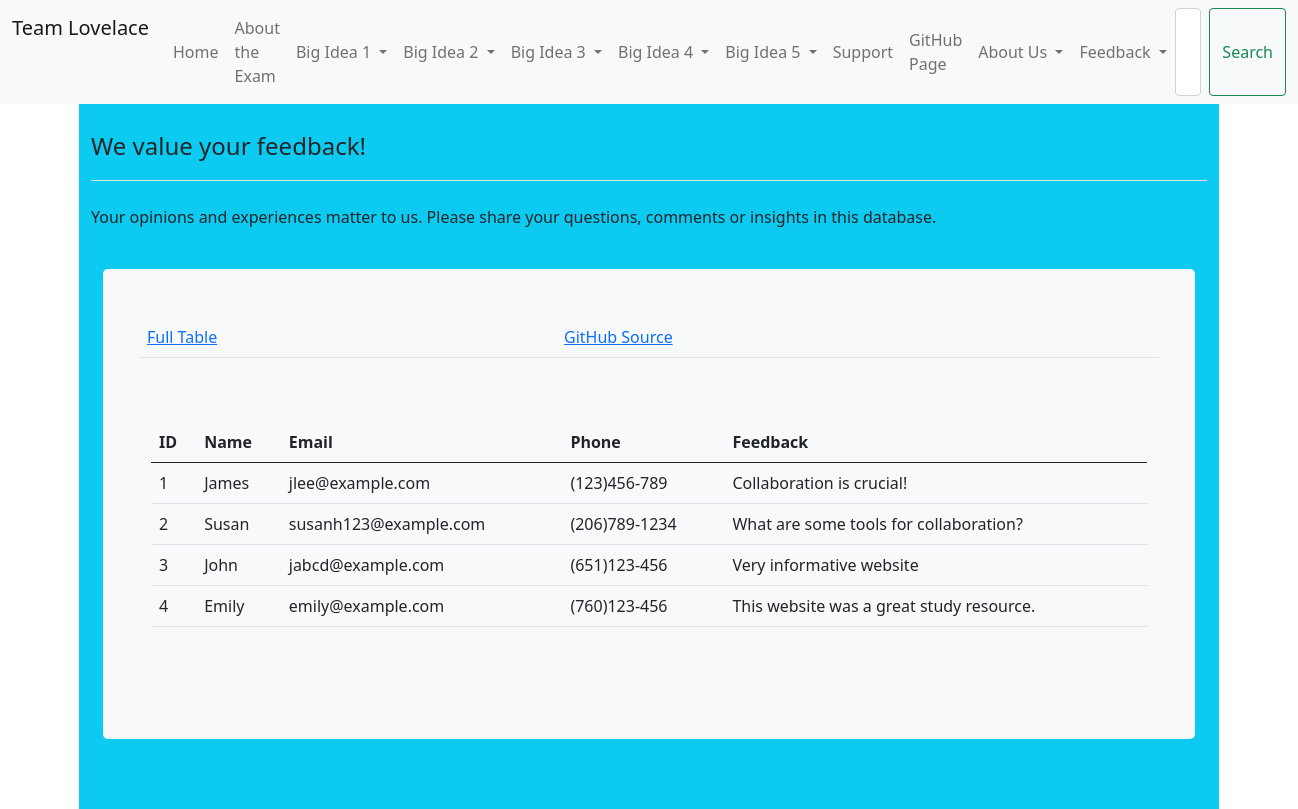
Page /crud/ (upper part) on the earlier database version.
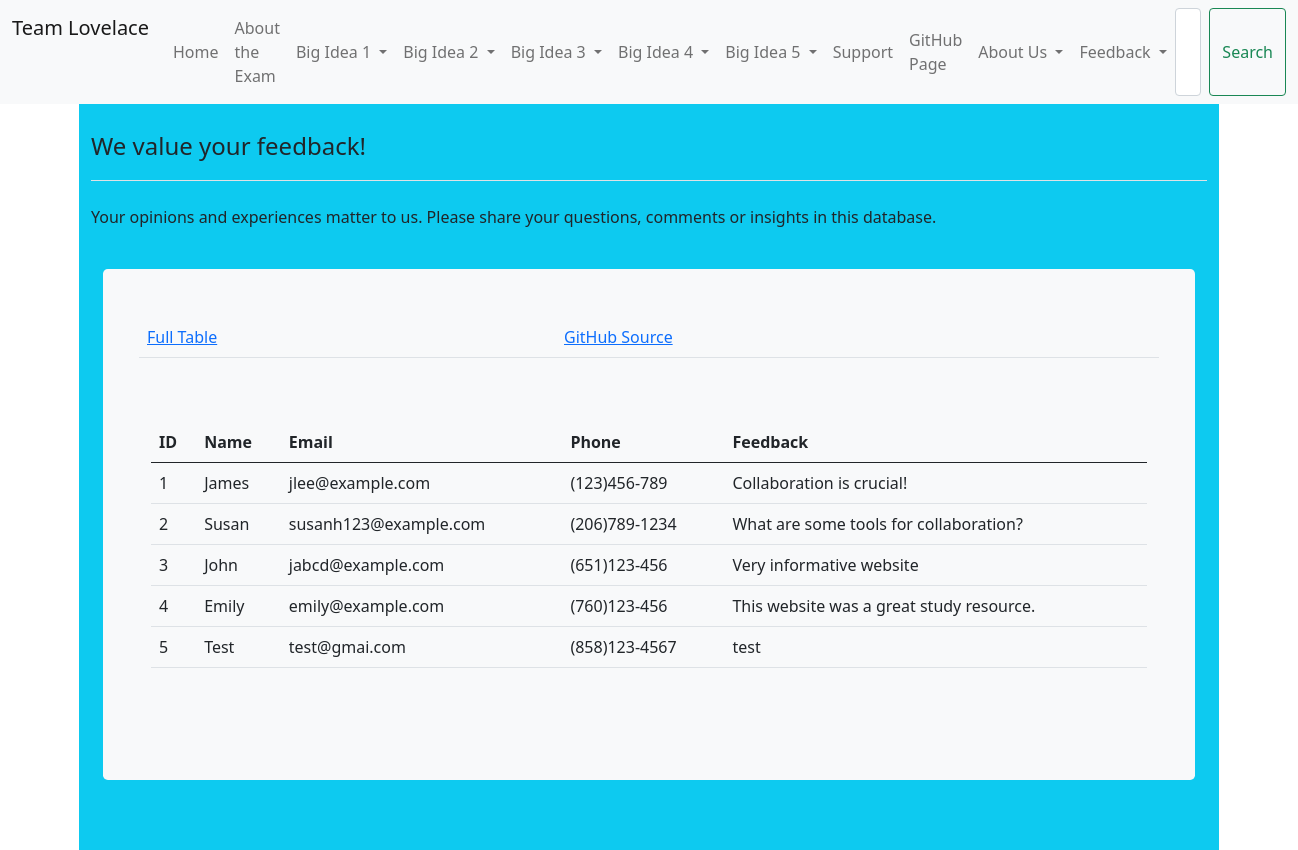
Same page on the later database version.
### crud/model.py (models this page shows, shortened)
class Users(db.Model):
    userID = db.Column(db.Integer, primary_key=True)
    name = db.Column(db.String(255), unique=False, nullable=False)
    email = db.Column(db.String(255), unique=False, nullable=False)
    phone = db.Column(db.String(255), unique=False, nullable=False)
    feedback = db.Column(db.String(500), unique=True, nullable=False)
    def read(self):
        return {
            "userID": self.userID,
            "name": self.name,
            "email": self.email,
            "phone": self.phone,
            "feedback": self.feedback
        }

### crud/app_crud.py (the view)
@app_crud.route('/')
def crud():
    return render_template("crud.html", table=users_all())

### crud/app_crud.py (called while the page is built)
def users_all():
    return [peep.read() for peep in Users.query.all()]

### crud/templates/crud/crud.html (shortened to what this page needs)
<!DOCTYPE html>
{% extends "layout.html" %}
{% block content %}
    <div class="container py-4 text-light bg-info">
        <header class="pb-3 mb-4 border-bottom">
            <div class="d-flex align-items-center text-dark text-decoration-none">
                <span class="fs-4">We value your feedback!</span>
            </div>
        </header>
        <p class="d-flex align-items-center text-dark text-decoration-none">Your opinions and experiences matter to us. Please share your questions, comments or insights in this database.</p>
        <div class="container py-4">
            <div class="p-5 mb-4 bg-light text-dark rounded-3">
                <div class="row align-items-md-stretch">
                    <table class="table">
                        <tbody>
                        <tr>
                            <td><a href={{url_for('crud.crud')}}>Full Table </a></td>
                            <td><a href="https://github.com/TheRadRabbidRabbit/Team-Lovelace/tree/main/crud">GitHub Source</a></td>
                        </tr>
                        </tbody>
                    </table>
                </div>
                <div class="row align-items-md-stretch">
                    <div class="container-fluid py-5">
                        <table class="table">
                            <thead>
                            <tr>
                                <th>ID</th>
                                <th>Name</th>
                                <th>Email</th>
                                <th>Phone</th>
                                <th>Feedback</th>
                            </tr>
                            </thead>
                            <tbody>
                            {% for row in table %}
                                {% set pn = "" ~ row['phone'] %}
                                {% set pnf = "(" ~ pn[0:3] ~ ")" ~ pn[3:6] ~ "-" ~ pn[6:10] %}
                                <tr>
                                    <td>{{ row['userID'] }}</td>
                                    <td>{{ row['name'] }}</td>
                                    <td>{{ row['email'] }}</td>
                                    <td>{{ pnf }}</td>
                                    <td>{{ row['feedback'] }}</td>
                                </tr>
                            {% endfor %}
                            </tbody>
                        </table>
                    </div>
                </div>
            </div>
        </div>
        <div class="container py-4">
        </div>
    </div>
{% endblock %}

Differences in the rows shown:
added Users: userID "5", name "Test", email "test@gmai.com", pnf "(858)123-4567", feedback "test"
